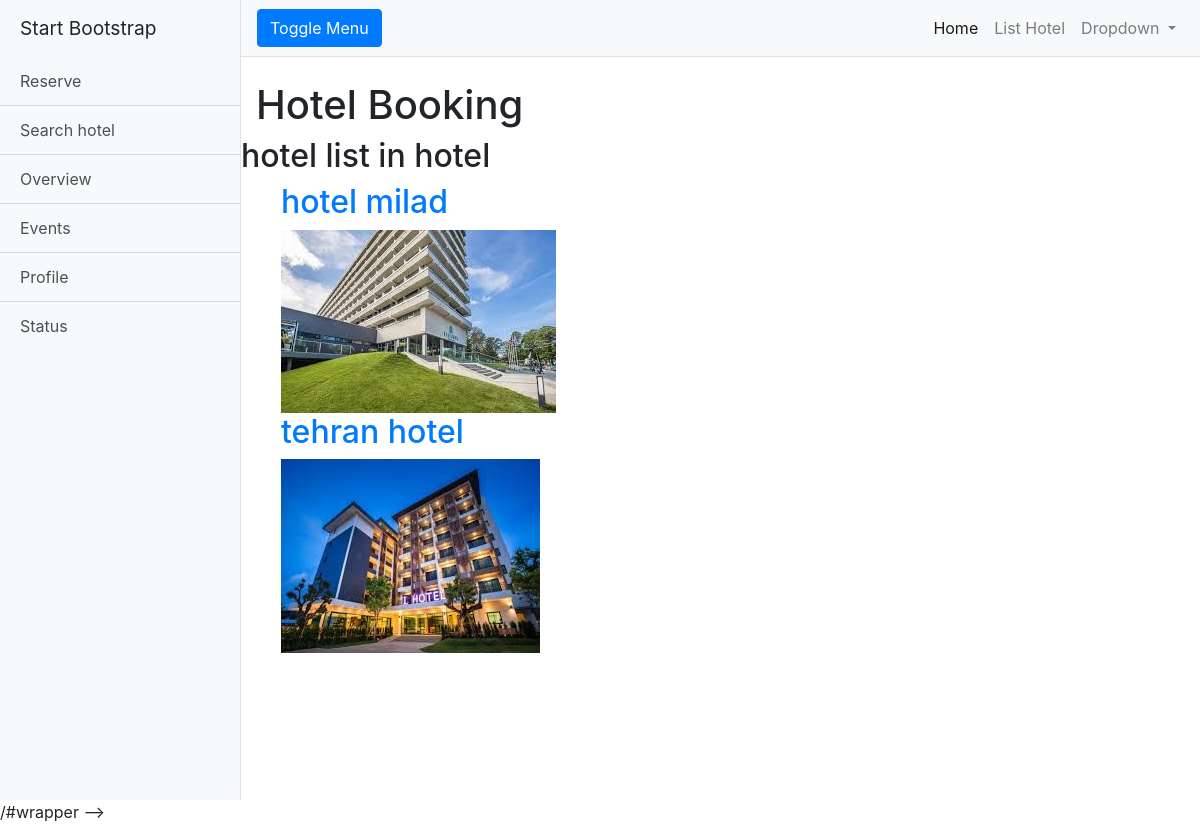
Before: /hotel_list/ with the older database file.
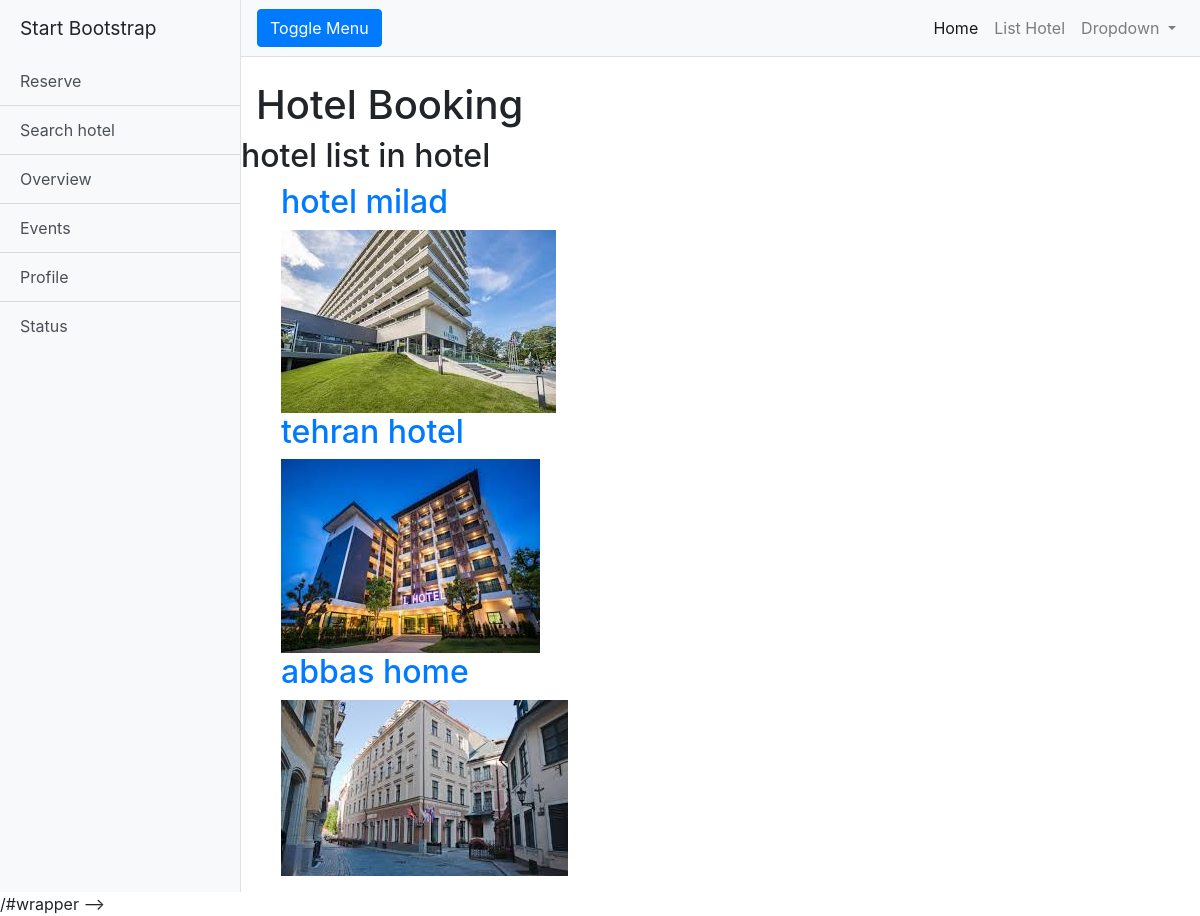
After: the same page with the newer database file.
### reserve/models.py (models this page shows, shortened)
class Hotel(models.Model):
    hotel_id = models.AutoField(primary_key=True)
    created_time = models.DateTimeField(auto_now_add=True)
    updated_time = models.DateTimeField(auto_now=True)
    rooms_no = models.IntegerField()
    name = models.CharField(max_length=20)
    phone_no = models.BigIntegerField()
    grade = models.IntegerField()
    description = models.TextField(max_length=140, null=True)
    location = models.ForeignKey(Location, on_delete=models.CASCADE)
    image = models.ImageField(null = True , blank=True, upload_to = 'hotel_pics')
    class Meta:
        verbose_name_plural = 'Hotel'

### reserve/views.py (the view)
# urls.py: path('hotel_list/', views.ListHotel.as_view(), name='hotel-list'),
class ListHotel(ListView):
    model = Hotel
    template_name = 'reserve/hotel_list.html'
    hotel_list = Hotel.objects.all()

### reserve/templates/reserve/hotel_list.html
{% extends "index.html" %}
{% block content %}
  <h2>hotel list in hotel</h2>
  <ul>
    {% for hotel in hotel_list %}
      <h2><a href="{% url 'hotel:hotel-detail' hotel.hotel_id %}"> {{hotel.name}} </a></h2>
      <img class="img-fluid" alt="Responsive image" src="{{hotel.image.url}}">
    {% endfor %}
  </ul>
{% endblock %}

Changed rows visible on the page:
added Hotel: name "abbas home", image (picture)
